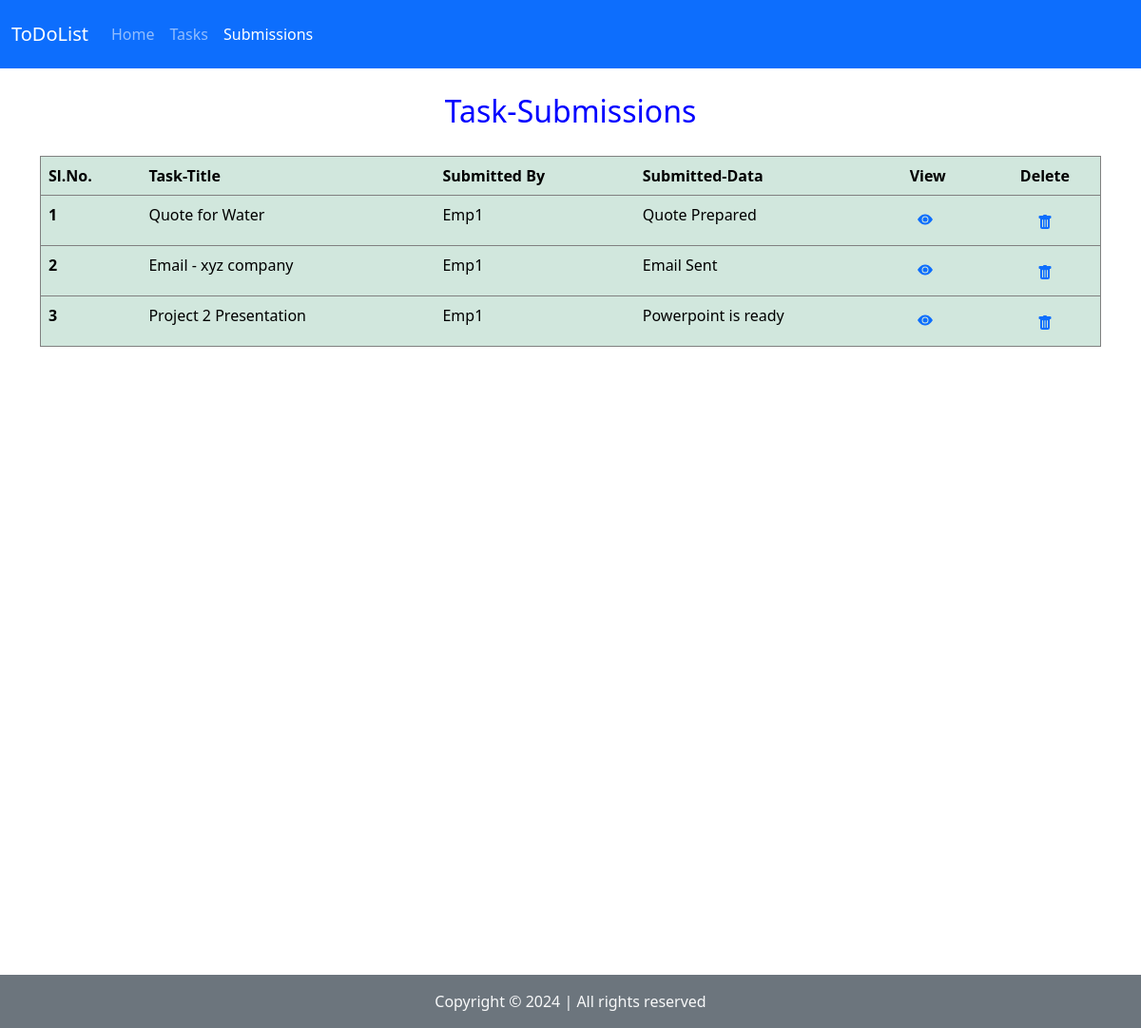
/backend/task_submissions/, run on the app's committed database.
### frontend/models.py (models this page shows)
class submissionDB(models.Model):
    Task = models.CharField(max_length=100,null=True,blank=True)
    Employee = models.CharField(max_length=100,null=True,blank=True)
    Entry = models.TextField(max_length=500,null=True,blank=True)

### backend/views.py (the view)
# urls.py: path('task_submissions/',views.task_submissions, name='task_submissions'),
def task_submissions(request):
    sub = submissionDB.objects.all()
    return render(request,"submissions.html",{'sub':sub})

### backend/templates/submissions.html (shortened to what this page needs)
<!doctype html>
<html lang="en">
  <head>
      <link href="https://cdn.jsdelivr.net/npm/bootstrap@5.3.2/dist/css/bootstrap.min.css" rel="stylesheet">
  <link rel="stylesheet" href="https://cdnjs.cloudflare.com/ajax/libs/font-awesome/4.7.0/css/font-awesome.min.css">
  </head>
  <body>
<nav class="navbar navbar-expand-lg bg-primary py-3" data-bs-theme="dark">
<div class="container-fluid">
      <span class="navbar-brand mb-0 h1">ToDoList</span>
    <div class="collapse navbar-collapse" id="navbarSupportedContent">
      <ul class="navbar-nav me-auto mb-2 mb-lg-0">
        <li class="nav-item">
          <a class="nav-link " aria-current="page" href="{% url 'Home_page' %}">Home</a>
        </li>
        <li class="nav-item">
          <a class=" nav-link" href="{% url 'display_tasks' %}">Tasks</a>
        </li>
          <li class="nav-item">
          <a class=" nav-link active" href="{% url 'task_submissions' %}">Submissions</a>
        </li>
      </ul>
    </div>
  </div>
</nav>
<div class="container"  style=" margin-top:10px;height:1000px"  >
    <h2 class="text-center py-3" style="color:blue">Task-Submissions</h2>
    <br>
    <table class="table table-hover table-success" style="border:solid 1px gray;margin-top:-20px">
  <thead>
    <tr>
      <th scope="col">Sl.No.</th>
      <th scope="col">Task-Title</th>
      <th scope="col">Submitted By</th>
      <th scope="col">Submitted-Data</th>
      <th scope="col">View</th>
      <th scope="col" style="text-align:center">Delete</th>
    </tr>
  </thead>
  <tbody>
  {% for s in sub %}
    <tr>
      <th scope="row">{{forloop.counter}}</th>
      <td>{{s.Task}}</td>
      <td>{{s.Employee}}</td>
      <td>{{s.Entry}}</td>
      <td><a href="{% url 'task_verification' title=s.Task %}"><button class="btn btn-outline-primary btn-sm" style="border:none"><svg xmlns="http://www.w3.org/2000/svg" width="16" height="16" fill="currentColor" class="bi bi-eye-fill" viewBox="0 0 16 16">
  <path d="M10.5 8a2.5 2.5 0 1 1-5 0 2.5 2.5 0 0 1 5 0"/>
  <path d="M0 8s3-5.5 8-5.5S16 8 16 8s-3 5.5-8 5.5S0 8 0 8m8 3.5a3.5 3.5 0 1 0 0-7 3.5 3.5 0 0 0 0 7"/>
</svg></button></a></td>
        <td style="text-align:center"><a href="{% url 'delete_submissions' title=s.Task %}"><button class="btn btn-outline-primary" style="border:none"></button></a></td>
    </tr>
  {% endfor %}
  </tbody>
</table>
</div>
<footer>
    <p class="text-center bg-secondary text-light fixed-bottom my-0 py-3">
        Copyright &copy; 2024 | All rights reserved
    </p>
</footer>
  </body>
</html>

### data on the page
submissionDB: Task "Quote for Water", Employee "Emp1", Entry "Quote Prepared"
submissionDB: Task "Email - xyz company", Employee "Emp1", Entry "Email Sent"
submissionDB: Task "Project 2 Presentation", Employee "Emp1", Entry "Powerpoint is ready"
